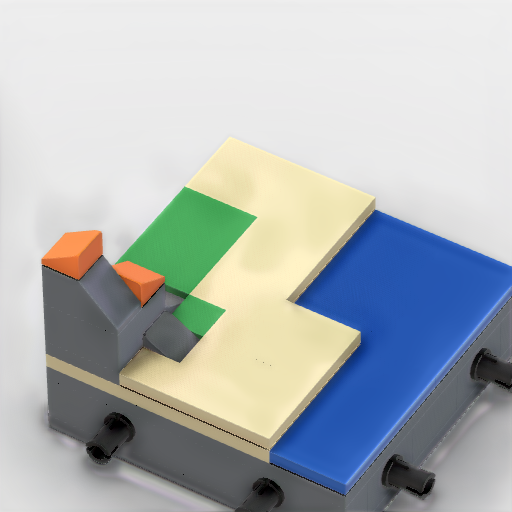
#> input picture data/neuralshade/nstest/expected.png, 512 x 512 px
$ python -i stepimage.py   (imports and definitions only)
#> lines starting #> are read from the running program, lines starting #| are printed output that depends on the picture; after the words box and inside, x2 and y2 are one past the last pixel; in counts of white or black regions, pixels touching at a corner belong together
"""Isolate the main model in a booklet step picture.

Pictures hold the model on a flat background, often beside a pale-yellow sub-step panel
(numbered sub-builds), red arrows and a thin black connector line. The mask keeps the
model and any floating new part, and drops the background, panel contents and arrows.
"""
from __future__ import annotations

import cv2
import numpy as np


def _background(rgb: np.ndarray) -> np.ndarray:
    # Tightly cropped dark parts/sub-builds (e.g. black cones on cream panels) can have >50% dark
    # pixels while all 4 corners are pure page/panel paper. Prefer agreeing light corners first!
    if rgb.shape[0] >= 4 and rgb.shape[1] >= 4:
        corners = rgb[[0, 0, -1, -1], [0, -1, 0, -1]].astype(float)
        best_grp = []
        for i in range(4):
            grp = [corners[j] for j in range(4) if float(np.linalg.norm(corners[j] - corners[i])) <= 24.0]
            if len(grp) > len(best_grp):
                best_grp = grp
        if len(best_grp) >= 3:
            med = np.median(best_grp, axis=0)
            if float(med.mean()) >= 150.0:
                return med
    quantised = (rgb // 8).reshape(-1, 3)
    values, counts = np.unique(quantised, axis=0, return_counts=True)
    return values[counts.argmax()].astype(float) * 8 + 4


def _components(mask: np.ndarray):
    count, labels, stats, _ = cv2.connectedComponentsWithStats(mask.astype(np.uint8), connectivity=8)
    return count, labels, stats


def fill_holes(mask: np.ndarray) -> np.ndarray:
    """Pixels the outside cannot reach without crossing the mask (closed-outline interiors)."""
    padded = np.pad(~mask, 1, constant_values=True).astype(np.uint8)
    flood = padded.copy()
    cv2.floodFill(flood, np.zeros((flood.shape[0] + 2, flood.shape[1] + 2), np.uint8), (0, 0), 2)
    outside = (flood == 2)[1:-1, 1:-1]
    return ~outside


def _foreground(rgb: np.ndarray, tolerance: float = 30.0, min_fraction: float = 0.0015) -> np.ndarray:
    h, w = rgb.shape[:2]
    pixels = rgb.astype(float)
    bg = _background(rgb)
    candidate = np.linalg.norm(pixels - bg, axis=-1) > tolerance

    r, g, b = pixels[..., 0], pixels[..., 1], pixels[..., 2]
    # Suppress pale-yellow/cream sub-step panels on main pages, but NOT when the image itself is
    # a cream-background sub-build panel (otherwise the background box wipes the entire image!).
    bg_is_cream = (bg[0] > 225) and (bg[1] > 215) and (170 < bg[2] < 236) and (bg[0] - bg[2] > 15)
    if not bg_is_cream:
        cream = (r > 225) & (g > 215) & (b > 170) & (b < 236) & (r - b > 15)
        count, _labels, stats = _components(cream)
        for i in range(1, count):
            x, y, bw, bh, area = stats[i]
            if area >= 0.01 * h * w:
                candidate[y:y + bh, x:x + bw] = False
        candidate &= ~cream

    # Arrows are thin red strokes; red parts are large blobs. Remove only what a kernel scaled
    # to the picture cannot fit inside.
    red = ((r > 150) & (g < 90) & (b < 110) & (r - g > 90)).astype(np.uint8)
    size = max(5, int(0.035 * min(h, w)) | 1)
    blobs = cv2.morphologyEx(red, cv2.MORPH_OPEN, cv2.getStructuringElement(cv2.MORPH_ELLIPSE, (size, size)))
    arrows = cv2.dilate(red & ~blobs, np.ones((3, 3), np.uint8)).astype(bool)
    candidate &= ~arrows

    kernel = cv2.getStructuringElement(cv2.MORPH_ELLIPSE, (9, 9))
    opened = cv2.morphologyEx(candidate.astype(np.uint8), cv2.MORPH_OPEN, kernel).astype(bool)
    count, labels, stats = _components(opened)
    keep = np.zeros_like(opened)
    for i in range(1, count):
        if stats[i][4] >= min_fraction * h * w:
            keep |= labels == i
    # Opening removes thin lines (the connector) but also thin parts; give back what lies within
    # half a kernel of the kept body.
    return fill_holes(cv2.dilate(keep.astype(np.uint8), kernel).astype(bool) & candidate)


def model_mask(rgb: np.ndarray, tolerance: float = 30.0, min_fraction: float = 0.0015) -> np.ndarray:
    return _foreground(rgb, tolerance, min_fraction)


def largest_component(mask: np.ndarray) -> np.ndarray:
    """The biggest connected piece of the mask (the built model, without a floating new part)."""
    count, labels, stats = _components(mask)
    if count <= 1:
        return np.zeros_like(mask, bool)
    return labels == 1 + int(stats[1:, 4].argmax())


def model_components(rgb: np.ndarray, tolerance: float = 30.0, max_components: int = 8) -> list[np.ndarray]:
    """Candidate foreground pieces (panel, model, floating part ...) as separate masks, largest
    first. Which one is the model is decided by comparing each with the rendered silhouette."""
    plain = _foreground(rgb, tolerance)
    count, labels, stats = _components(plain)
    order = sorted(range(1, count), key=lambda i: -stats[i][4])[:max_components]
    return [labels == i for i in order if stats[i][4] >= 0.0015 * plain.size]

>>> import cv2
>>> picture = cv2.imread('../../data/neuralshade/nstest/expected.png')
#> picture is the input picture: shape (512, 512, 3); mean B, G, R 183.4, 181.7, 175.5
>>> result = _foreground(picture)
#> in _background, `corners = rgb[[0, 0, -1, -1], [0, -1, 0, -1]].astype(float)`: corners = [[239, 239, 240], [240, 241, 240], [225, 225, 225], [217, 217, 217]]
#> the loop in _background, `for i in range(4):` made 4 passes
#> best_grp on pass 1: [[239, 239, 240], [240, 241, 240]]
#> grp on passes 2 to 4: [[239, 239, 240], [240, 241, 240]], [[225, 225, 225], [217, 217, 217]], [[225, 225, 225], [217, 217, 217]]
#> in _background, `values, counts = np.unique(quantised, axis=0, return_counts=True)`: values = 1123 rows, first 8: [0, 0, 0], [0, 0, 1], [0, 0, 2], [0, 1, 0], [0, 1, 1], [0, 1, 2], [0, 1, 3], [1, 0, 0]; counts = 1123 values, max 87136 at index 1115, min 1 at index 2, mean 233.4
#> in _foreground, `bg = _background(rgb)`: bg = [236, 236, 236]
#> in _foreground, `candidate = np.linalg.norm(pixels - bg, axis=-1) > tolerance`:
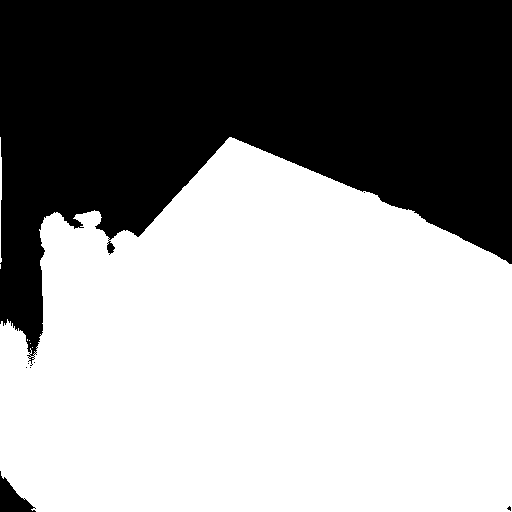
#> candidate: shape (512, 512) bool; 58.4% white; 8 black regions (6 under 20 px), largest, box (x1, y1, x2, y2) and area: (0, 0, 512, 366) 108216, (0, 471, 36, 512) 700
#> in _foreground, `r, g, b = pixels[..., 0], pixels[..., 1], pixels[..., 2]`:
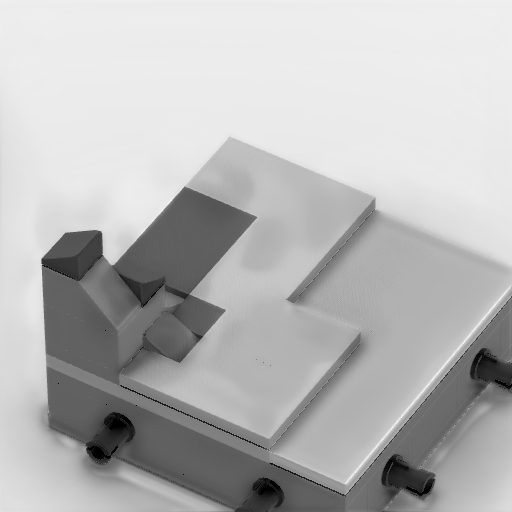
#> r: shape (512, 512) float64; min 0, max 247, mean 183.4
#> in _foreground, `r, g, b = pixels[..., 0], pixels[..., 1], pixels[..., 2]`:
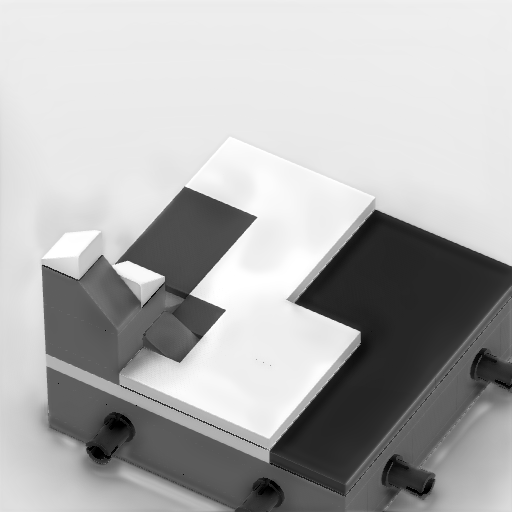
#> b: shape (512, 512) float64; min 0, max 255, mean 175.5
#> in _foreground, `bg_is_cream = (bg[0] > 225) and (bg[1] > 215) and (170 < bg[2] < 236) ..`: bg_is_cream = False
#> in _foreground, `cream = (r > 225) & (g > 215) & (b > 170) & (b < 236) & (r - b > 15)`: cream: shape (512, 512) bool; every value is 0
#> in _components, `count, labels, stats, _ = cv2.connectedComponentsWithStats(mask.astype..`: labels: shape (512, 512) int32; every value is 0
#> in _components, `count, labels, stats, _ = cv2.connectedComponentsWithStats(mask.astype..`: count = 1; stats = [[0, 0, 512, 512, 262144]]
#> in _foreground, `count, _labels, stats = _components(cream)`: count = 1; stats = [[0, 0, 512, 512, 262144]]
#> in _foreground, `red = ((r > 150) & (g < 90) & (b < 110) & (r - g > 90)).astype(np.uint8)`: red: shape (512, 512); values 0 (black) and 1 (white), 5.4% white; 271 white regions (265 under 20 px), largest, box (x1, y1, x2, y2) and area: (291, 224, 506, 457) 13128, (376, 217, 406, 238) 211, (384, 237, 416, 260) 135, (356, 250, 374, 272) 54, (368, 228, 380, 243) 48, (391, 237, 406, 250) 37
#> in _foreground, `blobs = cv2.morphologyEx(red, cv2.MORPH_OPEN, cv2.getStructuringElemen..`: blobs: shape (512, 512); values 0 (black) and 1 (white), 3.6% white; 1 white region, box (x1, y1, x2, y2) and area: (305, 247, 482, 457) 9318
#> in _foreground, `arrows = cv2.dilate(red & ~blobs, np.ones((3, 3), np.uint8)).astype(bo..`:
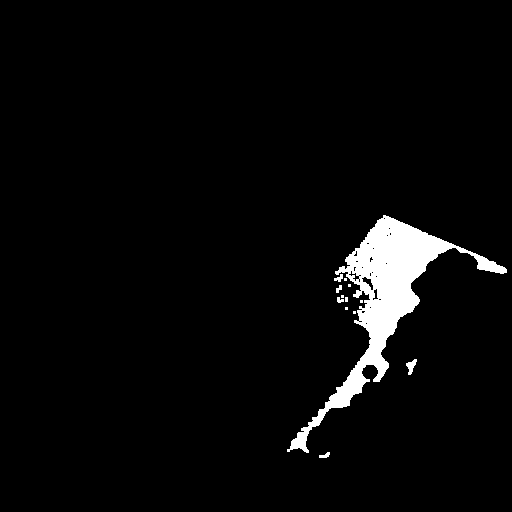
#> arrows: shape (512, 512) bool; 3.7% white; 13 white regions (7 under 20 px), largest, box (x1, y1, x2, y2) and area: (287, 215, 507, 453) 9371, (406, 359, 417, 375) 90, (334, 274, 343, 282) 40, (319, 452, 330, 458) 40, (336, 285, 342, 293) 30, (337, 297, 344, 303) 29
#> in _foreground, `candidate &= ~arrows`:
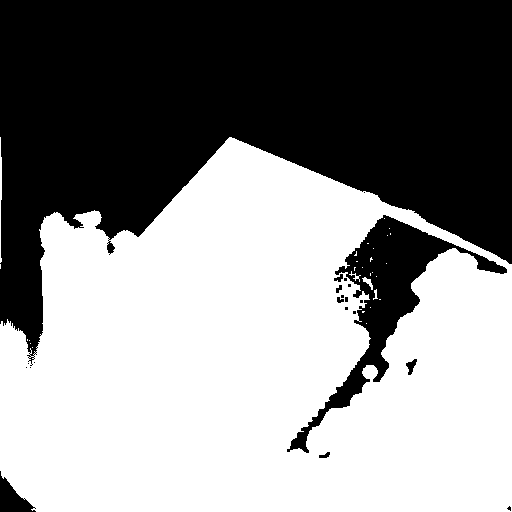
#> candidate: shape (512, 512) bool; 54.8% white; 21 black regions (13 under 20 px), largest, box (x1, y1, x2, y2) and area: (0, 0, 512, 366) 108216, (287, 215, 507, 453) 9371, (0, 471, 36, 512) 700
#> in _foreground, `opened = cv2.morphologyEx(candidate.astype(np.uint8), cv2.MORPH_OPEN, ..`: opened: shape (512, 512) bool; 54.2% white; 5 black regions, box (x1, y1, x2, y2) and area: (0, 0, 512, 453) 119060, (0, 471, 36, 512) 716, (406, 359, 417, 375) 91, (319, 452, 330, 458) 42, (507, 506, 512, 512) 22
#> in _components (call 2), `count, labels, stats, _ = cv2.connectedComponentsWithStats(mask.astype..`:
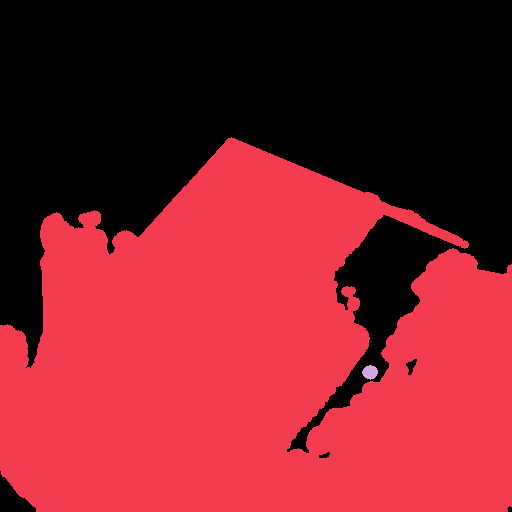
#> labels: shape (512, 512) int32; 3 distinct labels, from 0 to 2; one colour per label, 0 black
#> in _components (call 2), `count, labels, stats, _ = cv2.connectedComponentsWithStats(mask.astype..`: count = 3; stats = [[0, 0, 512, 512, 119931], [0, 137, 512, 375, 142042], [362, 365, 16, 15, 171]]
#> in _foreground, `count, labels, stats = _components(opened)`: count = 3
#> in fill_holes, `padded = np.pad(~mask, 1, constant_values=True).astype(np.uint8)`: padded: shape (514, 514); values 0 (black) and 1 (white), 46% white; 17 white regions (12 under 20 px), largest, box (x1, y1, x2, y2) and area: (0, 0, 514, 514) 121272, (407, 360, 418, 376) 90, (320, 453, 331, 459) 40, (337, 286, 343, 294) 30, (338, 298, 345, 304) 29
#> in fill_holes, `outside = (flood == 2)[1:-1, 1:-1]`:
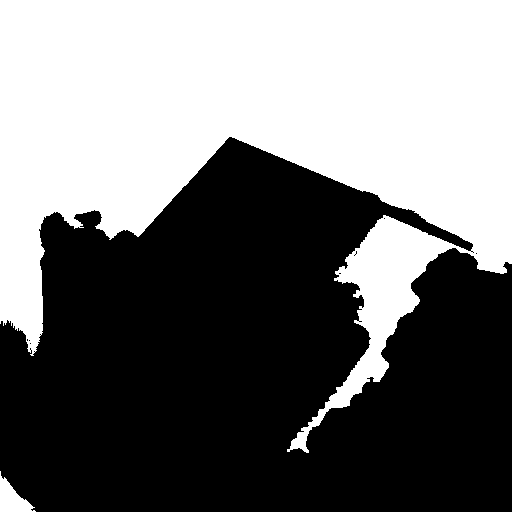
#> outside: shape (512, 512) bool; 45.4% white; 2 white regions, box (x1, y1, x2, y2) and area: (0, 0, 512, 453) 118418, (0, 471, 36, 512) 698
